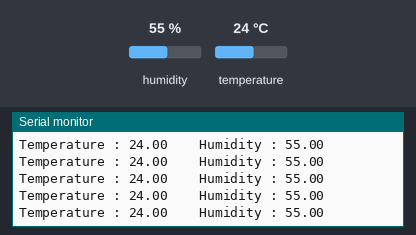
The sketch below on a simulated ESP32. Shown: the last lines printed to the serial monitor. The inputs (shaded band) are chosen by the test bench; at power-on: humidity 55 %, temperature 24 °C. WiFi joins after 1.5 s; servers stay silent unless stated.

Above: at 3.0 s.
3.1 s: humidity set to 22 %
At 4.01 s:
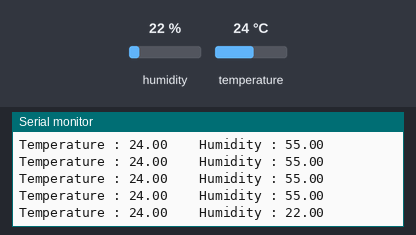
4.6 s: temperature set to 12 °C
At 4.61 s:
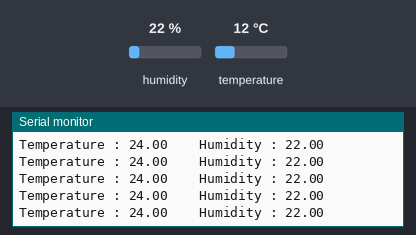
6.1 s: humidity set to 40 %
At 6.11 s:
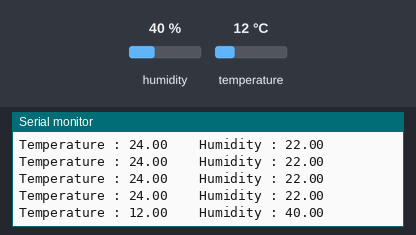
Timing chart, 0 to 9.1 s (numbered marks = the images above; inputs shaded):
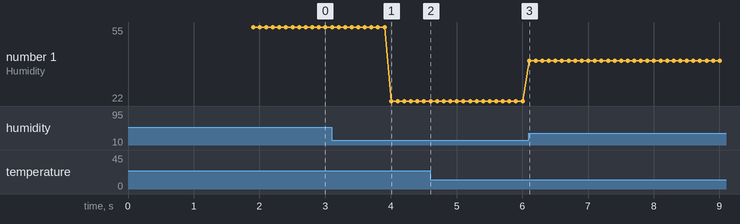

Measured:
- after the input at 3.1 s, the serial monitor: prints a new line after 0.91 s (image 1)
- after the input at 6.1 s, the serial monitor: prints a new line at once (image 3)
- plotted number 1: 55 → 22 after the input at 3.1 s, 22 → 40 after the input at 6.1 s

The sketch:

NRF24_receiver_7channels.ino
```cpp
#define BLYNK_TEMPLATE_ID "TMPLmmTli_q5"
#define BLYNK_DEVICE_NAME "the catcher"
#define BLYNK_AUTH_TOKEN "DbWB2_HVh2pd9hw9Yj3OklmtafBTT5fT"


#define BLYNK_PRINT Serial
#include <WiFi.h>
//#include <ESP8266WiFi.h>
#include <BlynkSimpleEsp32.h>

#include <DHT.h>


char auth[] = BLYNK_AUTH_TOKEN;
char ssid[] = "TP-Link_4DBA";
char pass[] = "91576811";

BlynkTimer timer;


#define DHTPIN 2 //Connect Out pin to D2 in NODE MCU
#define DHTTYPE DHT22
DHT dht(DHTPIN, DHTTYPE);


void sendSensor()
{
  float h = dht.readHumidity();
  float t = dht.readTemperature(); // or dht.readTemperature(true) for Fahrenheit

  if (isnan(h) || isnan(t)) {
    Serial.println("Failed to read from DHT sensor!");
    return;
  }
  // You can send any value at any time.
  // Please don't send more that 10 values per second.
    Blynk.virtualWrite(V1, t);
    Blynk.virtualWrite(V2, h);
    Serial.print("Temperature : ");
    Serial.print(t);
    Serial.print("    Humidity : ");
    Serial.println(h);
}
void setup()
{

  Serial.begin(115200);


  Blynk.begin(auth, ssid, pass);
  dht.begin();
  timer.setInterval(100L, sendSensor);

  }

void loop()
{
  Blynk.run();
  timer.run();
 }
```
